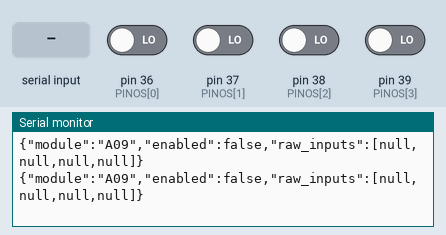
A sketch run on a simulated Arduino Mega 2560, built with avr-gcc and run on an emulated ATmega2560. On the bench: the last lines printed to the serial monitor. Inputs (shaded band) come from the test bench; at power-on: pin 36 (PINOS[0]), pin 37 (PINOS[1]), pin 38 (PINOS[2]), pin 39 (PINOS[3]) LOW.

Above: at 1.2 s.
1.3 s: "i" received over Serial
At 1.8 s:
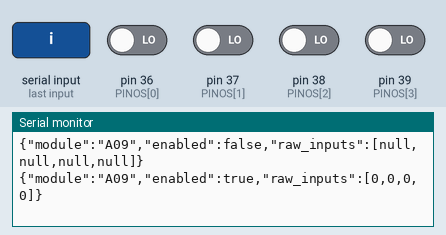
3.5 s: pin 36 (PINOS[0]) driven HIGH
At 3.9 s:
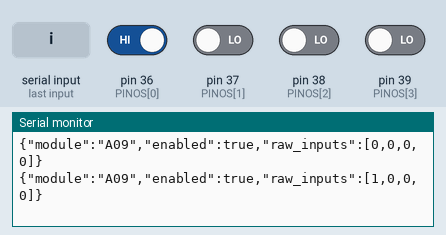
5.0 s: pin 37 (PINOS[1]) driven HIGH
At 5.4 s:
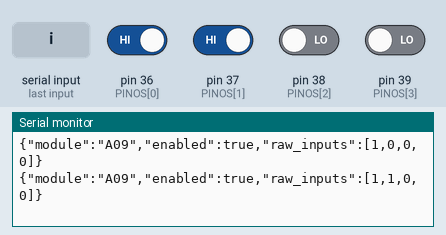
6.5 s: pin 38 (PINOS[2]) driven HIGH
At 6.81 s:
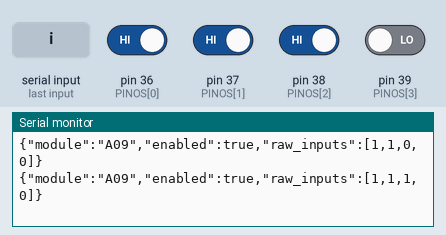
8.0 s: pin 39 (PINOS[3]) driven HIGH
At 8.31 s:
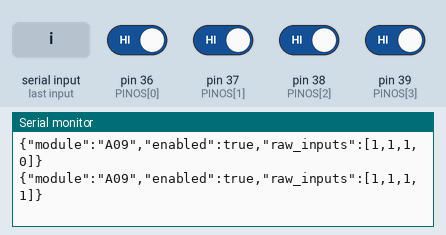
9.5 s: pin 36 (PINOS[0]) driven LOW
At 9.81 s:
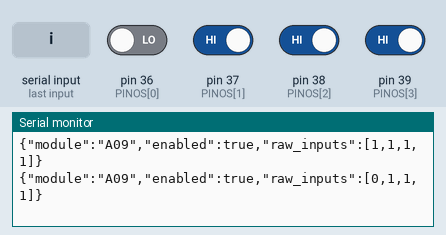

The sketch:

NEXUS_A09_Entradas.ino
```cpp
/* NEXUS | A09 R01 | Diagnostico de quatro entradas D36-D39.
 * Nao pressupoe modelo ou polaridade do modulo touch do inventario.
 */
#include <Arduino.h>
const uint8_t PINOS[4]={36,37,38,39};
bool habilitado=false;uint32_t ultimoLog=0;
void setup(){
  for(uint8_t i=0;i<4;++i)pinMode(PINOS[i],INPUT);
  Serial.begin(115200);Serial.println(F("A09: confirmar modulo, alimentacao e niveis antes de conectar; i habilita leitura; x suspende."));
}
void loop(){
  while(Serial.available()){char c=Serial.read();if(c=='i')habilitado=true;else if(c=='x')habilitado=false;}
  uint32_t agora=millis();if(static_cast<uint32_t>(agora-ultimoLog)<500)return;ultimoLog=agora;
  Serial.print(F("{\"module\":\"A09\",\"enabled\":"));Serial.print(habilitado?F("true"):F("false"));Serial.print(F(",\"raw_inputs\":["));
  for(uint8_t i=0;i<4;++i){if(i)Serial.print(',');if(habilitado)Serial.print(digitalRead(PINOS[i])==HIGH?1:0);else Serial.print(F("null"));}
  Serial.println(F("]}"));
}
```

Measured:
- after the input at 1.3 s, the serial monitor: prints a new line after 0.20 s (image 1)
- after the input at 3.5 s, the serial monitor: prints a new line at once (image 2)
- after the input at 5.0 s, the serial monitor: prints a new line at once (image 3)
- after the input at 6.5 s, the serial monitor: prints a new line at once (image 4)
- after the input at 8.0 s, the serial monitor: prints a new line at once (image 5)
- after the input at 9.5 s, the serial monitor: prints a new line at once (image 6)
